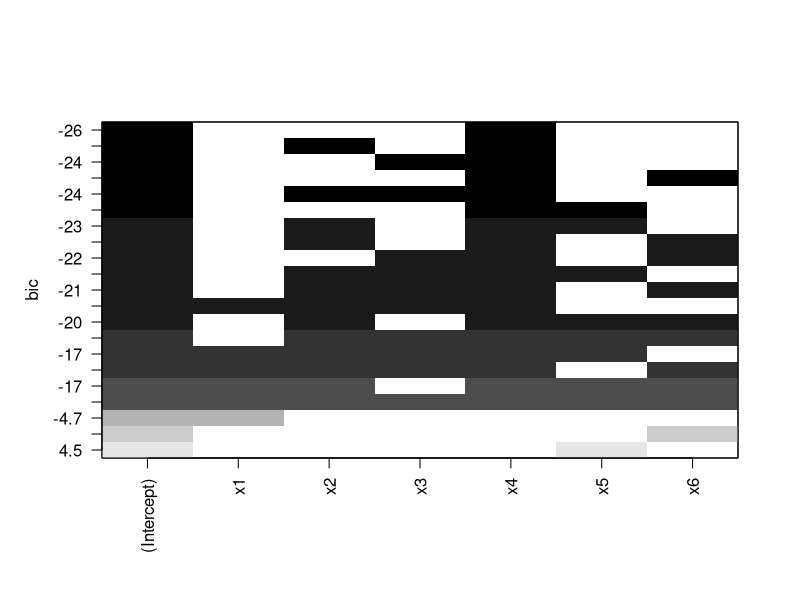

Recreate this plot in R.
n=30
x=rnorm(n)
y=1+2*x+rnorm(n)
summary(lm(y~x))
x2=rnorm(n)
summary(lm(y~x+x2))
x3=rnorm(n)
summary(lm(y~x+x2+x3))
x4=rnorm(n)
summary(lm(y~x+x2+x3+x4))

n=30
x=rnorm(n)
y=1+2*x+rnorm(n)
m1=lm(y~x)
MSRes1=sum(m1$residuals^2)/(n-2)
MSRes1
x2=rnorm(n)
m2=lm(y~x+x2)
MSRes2=sum(m2$residuals^2)/(n-3)
MSRes2
x3=rnorm(n)
m3=lm(y~x+x2+x3)
MSRes3=sum(m3$residuals^2)/(n-4)
MSRes3
x4=rnorm(n)
m4=lm(y~x+x2+x3+x4)
MSRes4=sum(m3$residuals^2)/(n-5)

MSRes1
MSRes2
MSRes3
MSRes4
summary(m1)
summary(m2)
summary(m3)
summary(m4)

library(leaps)
n=10000
x=rnorm(n)
y=1+2*x+3*x2+0.1*rnorm(n)
m1=lm(y~x)
x2=rnorm(n)
m2=lm(y~x+x2)
x3=rnorm(n)
m3=lm(y~x+x2+x3)
x4=rnorm(n)
m4=lm(y~x+x2+x3+x4)
leaps( x=cbind(x,x2,x3,x4), y=y, method="Cp")

extractAIC(m1)
extractAIC(m2)
extractAIC(m3)
extractAIC(m4)

# BIC
extractAIC(m1, k = log(n))
extractAIC(m2, k = log(n))
extractAIC(m3, k = log(n))
extractAIC(m4, k = log(n))


library(MASS)
library(leaps)
asphalt <- read.csv("data-table-10-5 (Asphalt).csv",h=T)
temp <- lm(y~x1+x2+x3+x4+x5+x6,data=asphalt)
step <- stepAIC(temp, direction="both")
step <- stepAIC(temp, direction="backward")

step$anova 
library(leaps)
temp <- regsubsets(y~x1+x2+x3+x4+x5+x6,data=asphalt,nbest=4)
summary(temp)
plot(temp)

null=lm(y~1, data=asphalt[,-1])
full=lm(y~., data=asphalt[,-1])
step(null, scope=list(lower=null, upper=full), direction="forward")

step(full, scope=list(lower=null, upper=full), direction="backward")

step(full, scope=list(lower=null, upper=full), direction="both")

step(null, scope=list(lower=null, upper=full), direction="both")

steplm=step(null, scope=list(lower=null, upper=full), direction="both")
summary(steplm)

n=dim(asphalt)[1]
step(null, scope=list(lower=null, upper=full), k = log(n), direction="forward")

step(full, scope=list(lower=null, upper=full), k = log(n), direction="backward")

step(full, scope=list(lower=null, upper=full), k = log(n), direction="both")

step(null, scope=list(lower=null, upper=full), k = log(n), direction="both")
